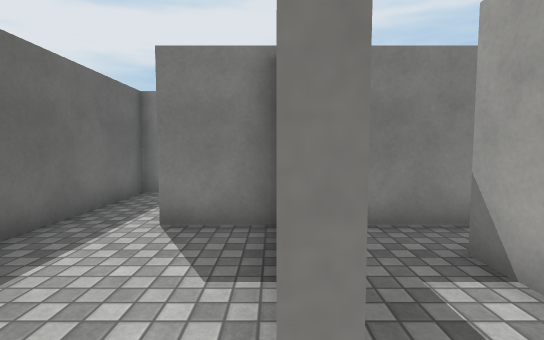
View 1 (above)

20 first-person views from a walk through a 3-D level made in the Unity game engine. The camera is 1.3 m above the floor, tilts 4° down and sees 85° across. The floor is counted in squares, 1 m on a side. Each view is taken from the middle of a square. On the plan, view 1 faces up. The plan holds only what a view shows up to about 14 squares ahead; the rest is blank. The player character is not drawn. Surface patterns are stand-ins for the level's own textures.

View 2
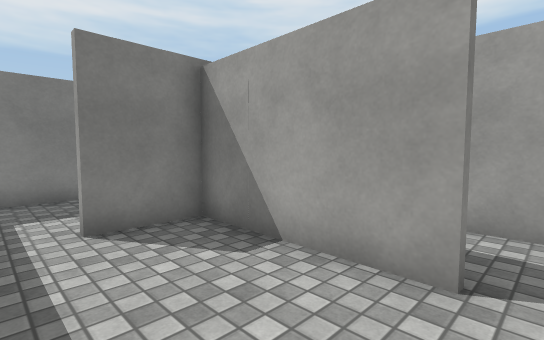

View 3
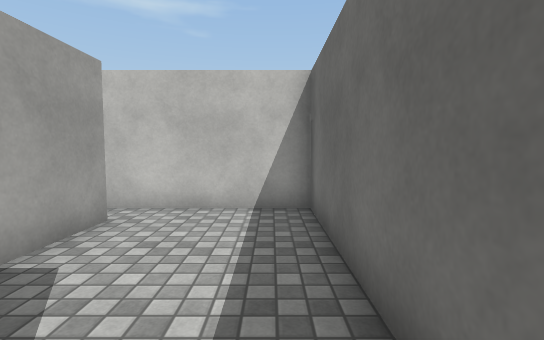

View 4
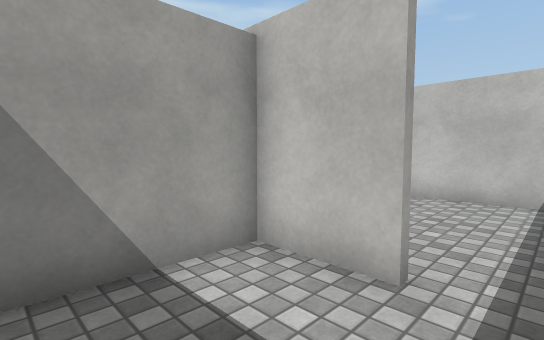

View 5
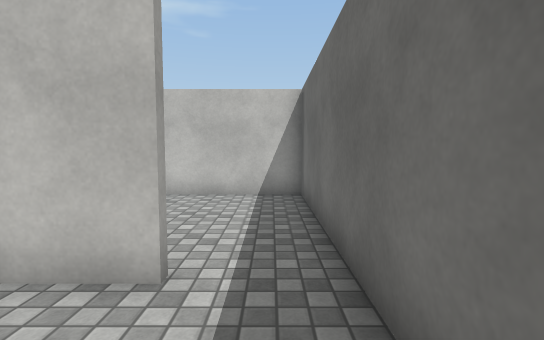

View 6
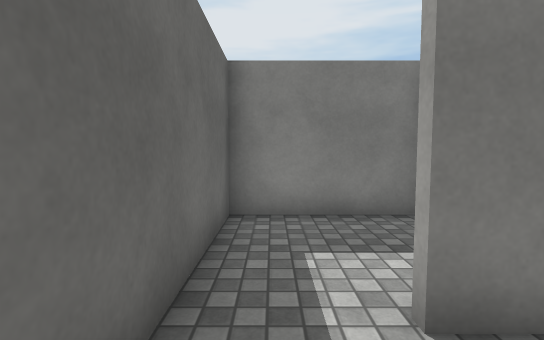

View 7
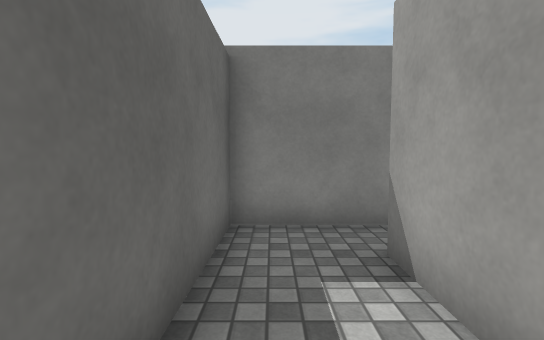

View 8
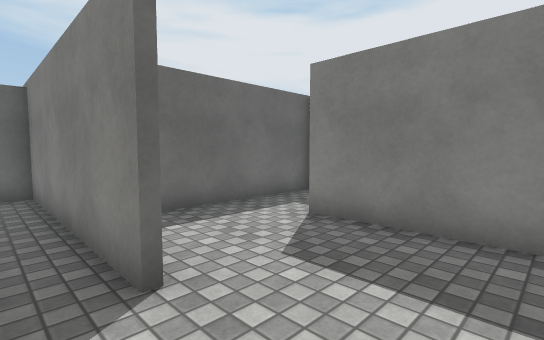

View 9
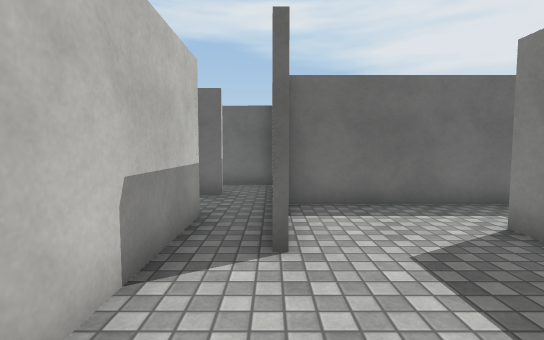

View 10
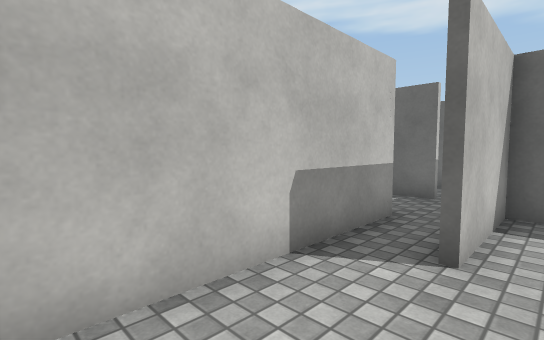

View 11
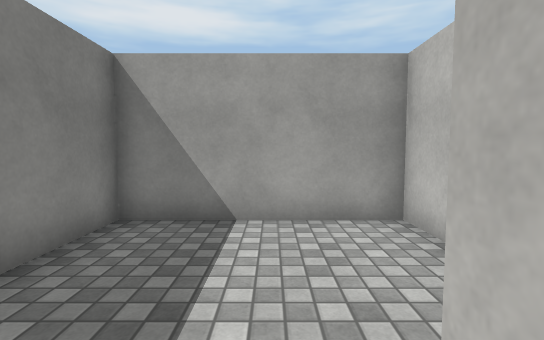

View 12
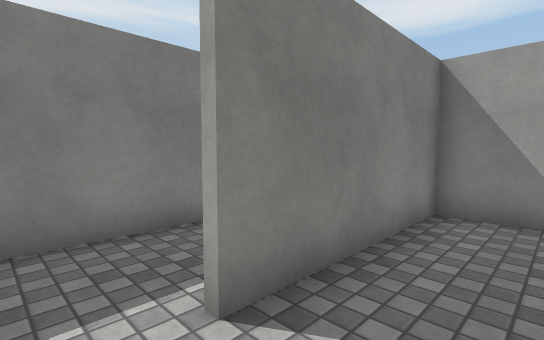

View 13
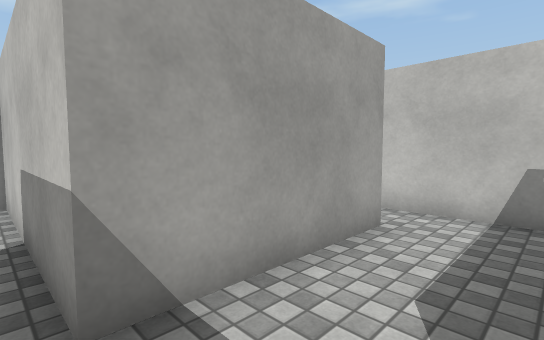

View 14
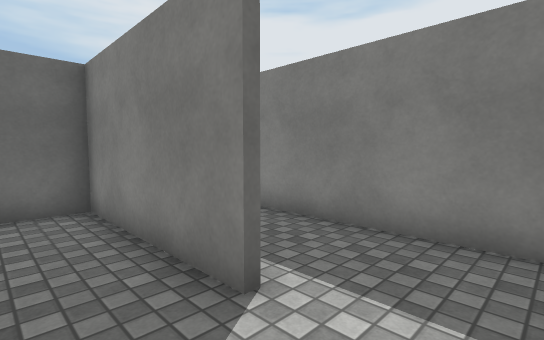

View 15
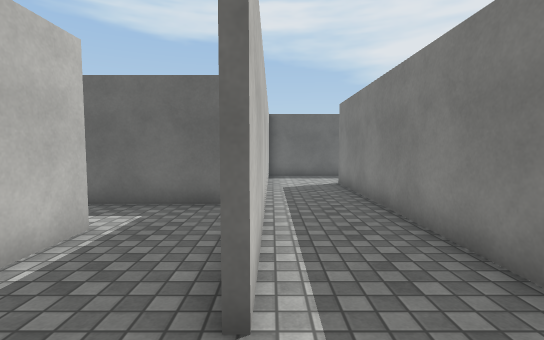

View 16
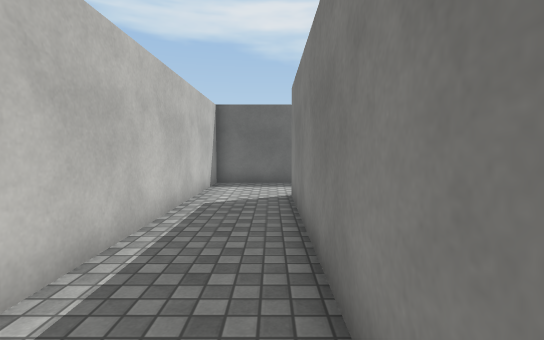

View 17
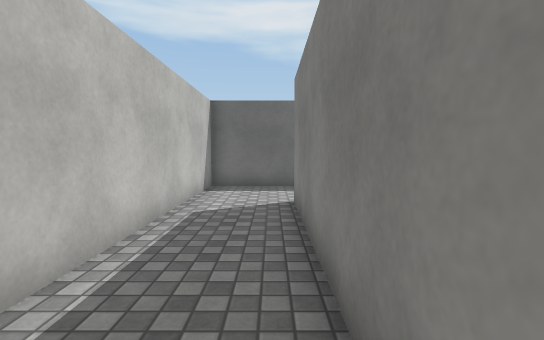

View 18
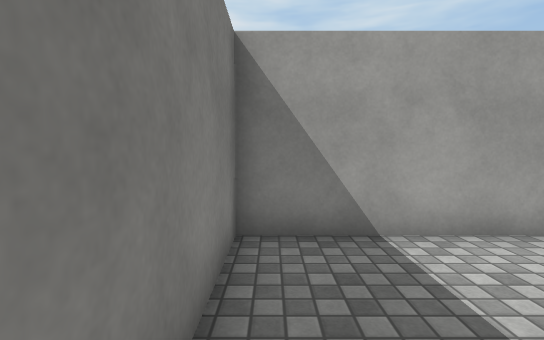

View 19
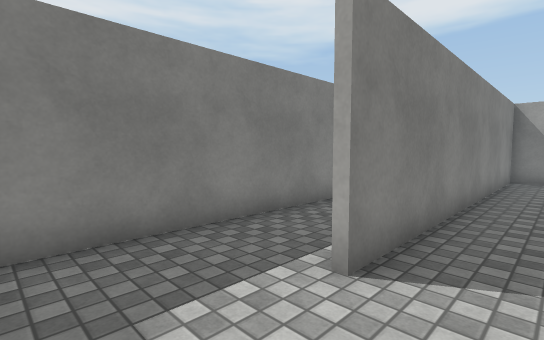

View 20
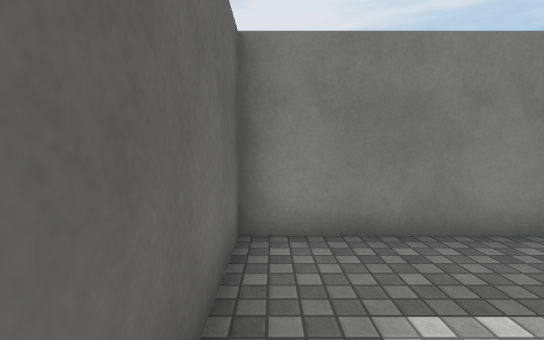

### Floor plan
Points are (right, up) in squares from view 1. A wall is a line through its corners. A room is listed if a view was taken in it or the views show most of it. See-through windows are left out.
Room 1 (views 1, 7, 13)
walls: (2.4, 0.1) (2.4, 3.6); (-0.5, -0.5) (0.7, -0.5); (0.3, 5.2) (0.2, 0.7); (3.5, 5) (0.3, 5)
ways out: opening at (0, 0) to room 2; opening at (3, 4) to room 6
Room 2 (views 2, 3, 4, 5, 6)
walls: (-2, 5.2) (0.3, 5.2); (0.1, 5) (-2, 5); (0, 0.6) (0.1, 8); (-0.1, 8.8) (-3.9, 8.8) (-3.9, -0.5) (-0.5, -0.5)
ways out: opening at (0, 0) to room 1
Room 3 (views 8, 9, 10, 11, 12)
walls: (7.4, 5) (4.5, 5); (5.2, 3.6) (11.4, 3.6) (11.4, 8.8) (6.2, 8.8); (4, 9.4) (4, 5.2) (7.4, 5.2)
ways out: opening at (5.5, 9) to room 5; opening at (4, 4) to room 6
Room 4 (views 14, 15, 16, 17, 18, 19, 20)
walls: (-0.6, 17.4) (-3.5, 17.4) (-3.5, 11.9) (9, 11.9); (11.4, 9.9) (11.4, 14.5) (-0.4, 14.5)
ways out: opening at (7.5, 10.5) to room 5; opening at (-1, 16)
Room 5 (no view inside)
walls: (6.2, 9) (7.9, 9); (9.1, 11.6) (4, 11.6) (4, 9.4)
ways out: opening at (5.5, 9) to room 3; opening at (7.5, 10.5) to room 4
Room 6 (no view inside)
walls: (2.6, 3.6) (2.6, 2.4); (4.5, 5) (3.5, 5); (5.2, -0.9) (5.2, 3.6); (3.1, -2.3) (6, -2.3)
ways out: opening at (3, 4) to room 1; opening at (4, 4) to room 3

Where each view was taken, in squares from view 1:
view 1: 0 up, 0 right, facing up
view 2: 0 up, 3 left, facing up-right
view 3: 6 up, 3 left, facing down
view 4: 8 up, 3 left, facing down-right
view 5: 8 up, 3 left, facing down
view 6: 3 up, 3 left, facing up
view 7: 0 up, 1 right, facing up
view 8: 4 up, 10 right, facing up-left
view 9: 5 up, 11 right, facing left
view 10: 6 up, 11 right, facing down-left
view 11: 6 up, 6 right, facing right
view 12: 7 up, 5 right, facing up-right
view 13: 4 up, 3 right, facing down-right
view 14: 10 up, 11 right, facing up-left
view 15: 12 up, 11 right, facing left
view 16: 14 up, 8 right, facing left
view 17: 14 up, 7 right, facing left
view 18: 14 up, 7 right, facing right
view 19: 13 up, 3 left, facing up-right
view 20: 13 up, 3 left, facing up
